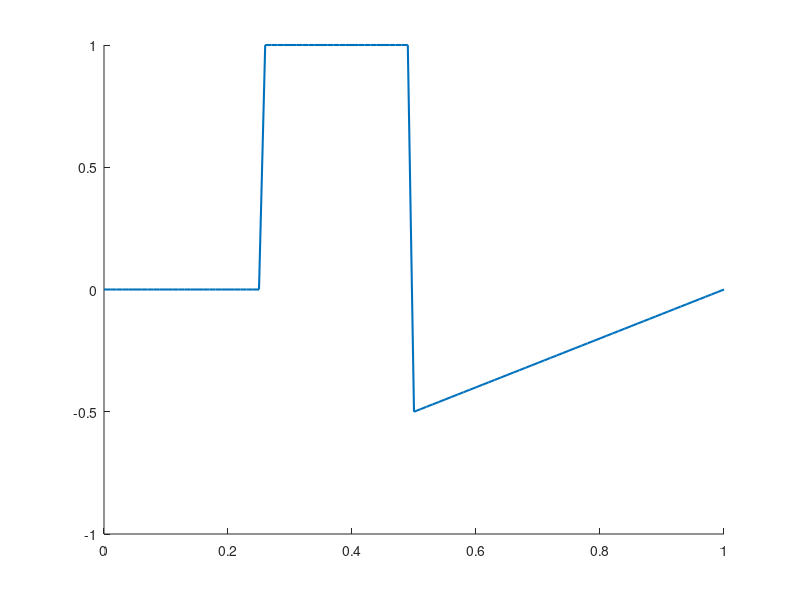

MATLAB code to generate this figure: (Note: this script raises an error after producing the figure.)
% Estimator of Q_tf on 1d curve.

clear all; close all; rng(2026);

%%  manifold embedding

% trefoil knot
gamma_t = @(t) [sin(t) + 2 * sin(2*t), ...
                cos(t) - 2 * cos(2*t), ... 
                -sin(3*t)]; % t \in [0, 2\pi] is a parametrization of curve

%L = \int_{0}^{2\pi} \sqrt{\frac{43}{2} + 8\cos(3u) +\frac{9}{2}\cos(6u)} du
%s(t) = \frac{1}{L} \int_{0}^{t} \sqrt{\frac{43}{2} + 8\cos(3u) + \frac{9}{2}\cos(6u)} du

v_func = @(u) sqrt(43/2 + 8*cos(3*u) + (9/2)*cos(6*u));
L_curve = integral(v_func, 0, 2*pi);
s_func = @(t) arrayfun(@(x) integral(v_func, 0, x)/L_curve, t);

% sample from p on S1
w = .4;
p_func = @(t) (1+w*sin(t))/(2*pi);
F_func = @(t) (t+w*(1-cos(t)))/(2*pi);

dtgrid = 1e-6; %a refined grid for numerical accuracy to sample from p
tgrid = (0: dtgrid : 1)*(2*pi)'; % t on [0,2pi]
Fgrid = F_func(tgrid);

%%

% Heat diffusion on S^1 over time
test_func = @(s) ((s < 0.5).*(s > 0.25)) + ((s - 1) .* (s >= 0.5));

L_fourier = 80; %high fourier frequencey

%% vis the solution
t_vals = [.5, 4, 16, 64]; %grid of diffusion time

ss = (0:0.01:1)';
u0 = test_func(ss);

figure(3); clf; hold on;
plot(ss, u0, '-', 'LineWidth', 1.5, ...
         'DisplayName', sprintf('$t$ = %.1f', 0));
for i = 1:length(t_vals)
    t = t_vals(i);
    if t == 0
        ut = u0;
    else
        ut = Qtf_S1(ss, t, L_curve, L_fourier);
    end
    plot(ss, ut, '-', 'LineWidth', 1.5, ...
         'DisplayName', sprintf('$t$ = %.1f', t));
end
% Mark the steady state (a0 = 1/8)
yline(1/8, 'k--', 'LineWidth', 1.2, 'DisplayName', '1/8');
legend('Location', 'northeast', 'FontSize', 16,'Interpreter','latex');
set(gca,'YLim', [-0.6, 1.1])
grid on; set(gca, 'FontSize', 16)
title(sprintf('$Q_tf$'),'Interpreter','latex')

%%  sample data
nX = 500;
ff = sort( rand( nX,1), 'ascend'); %unif(0,1)
tX = interp1(Fgrid,tgrid,ff ,'linear'); %sampled in t in [0,2pi] from p
sX = s_func(tX); %intrinc coordinates on [0,1]
dataX = gamma_t( tX);

% vis
figure(2),clf;
scatter3(dataX(:,1), dataX(:,2), dataX(:,3), 40, p_func(tX), 'o', 'filled');
grid on;  axis equal;
colorbar();
set(gca, 'FontSize', 16)
title(sprintf('data'),'Interpreter','latex')

%% compute on manifold

disXX2 = squareform( pdist(dataX).^2);
f0_X = test_func(sX); 

% kernel function ambient gaussian
tildemh = 1; %m2/(2*m0)
m0h = 1;
m2h = 2;
dM =1;
h_func = @(r) exp(-r/4)/( (4*pi)^(dM/2));

%  
t_list = [0.5, 2];
sigma_list = 2.^(-2:-1:-4);

nrow = numel(sigma_list);

for it = 1:numel(t_list)
    diffusion_time = t_list(it);

    figure(10+it), clf; hold on;
    title(sprintf('$t$ = %.1f', diffusion_time),'Interpreter','latex')
    ft_X_true= Qtf_S1(sX, diffusion_time, L_curve, L_fourier);
    plot(sX, ft_X_true, '-', 'LineWidth', 1.5, ...
        'DisplayName', '$Q_tf$');

    for in = 1: nrow
        epsW = sigma_list(in)^2;

        n = round( diffusion_time/epsW);
        epsW = diffusion_time/n; %actual one


        W = (epsW^(- dM/2))*h_func( disXX2/epsW);
        dW = sum(W,2);
        K = W*diag(1./dW); %col normalize
        sK = sum(K,2);

        ft_X = f0_X;
        for ii=1: n
            ft_X= (K*ft_X)./sK;
        end
        plot(sX, ft_X, '.', 'LineWidth', 1.5, ...
         'DisplayName', sprintf('$\\sigma = %.2f,n=%d$',sqrt(epsW),n));
    end
    legend('Location', 'northeast', 'FontSize', 16, 'Interpreter','latex');
    set(gca,'YLim', [-0.6, 1.1])
    grid on; set(gca, 'FontSize', 16)
end


return;

%% =====================================================================
%%  LOCAL FUNCTIONS
%% =====================================================================

function val = Qtf_S1(s, diffusion_time, L_curve, L_fourier)

% f = 0 on [0,0.25], 1 on [0.25,0.5], s-1 on [0.5,1]
% Fourier: a0 + sum_k decay * (a_k cos + b_k sin)
tau = diffusion_time / L_curve^2;
a0 = 1/8;           % mean; k=0 mode never decays under heat flow
val = a0;
for k = 1:L_fourier
    decay = exp(-4 * pi^2 * k^2 * tau);

    % cosine coeff (nonzero because f breaks anti-symmetry)
    a_k =  -sin(pi*k/2) / (pi*k) ...
           + (1 - (-1)^k)  / (2*pi^2*k^2);
    % sine coeff
    b_k =  (-1)^(k+1) * 3 / (2*pi*k) ...
           + cos(pi*k/2)   / (pi*k);
    val = val + decay * (a_k * cos(2*pi*k*s) + b_k * sin(2*pi*k*s));
end

end
